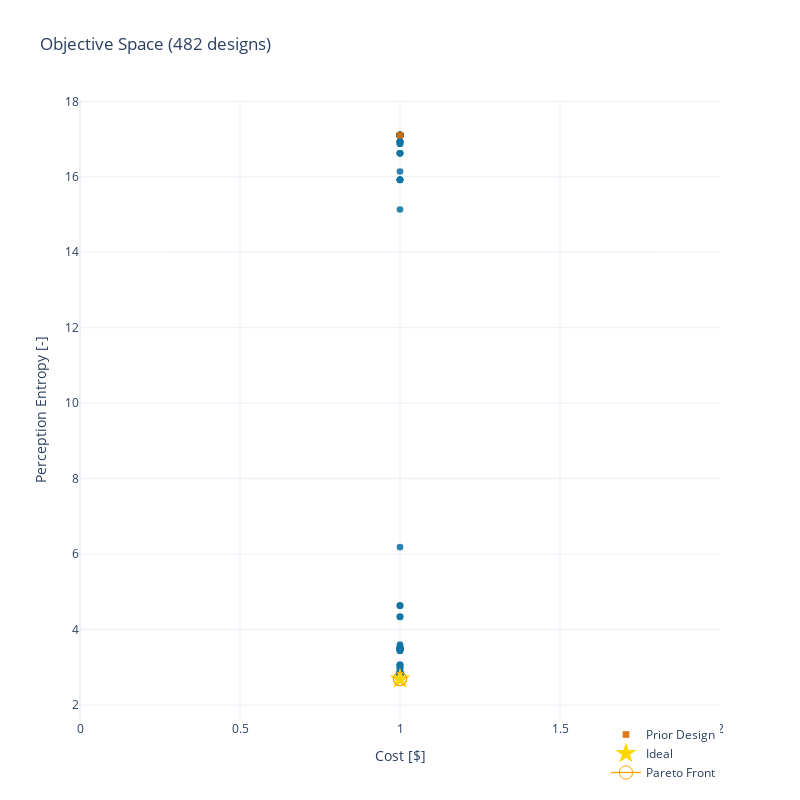

Notebook cell for this chart:
### Markdown cell above
## Plot the tradespace

Conveniently you can do this without the Problem definition, assuming you used the standard problem definition.

### Code cell
g4r_problem.plot_tradespace(df)

### Figure 1 — Plotly figure (JSON) as saved in the notebook; plotly's stock layout.template omitted (floating-point values rounded to 4 significant figures; data arrays with more than 128 entries replaced by an {"elided": "..."} marker saying what was removed)
{"data": [{"customdata": {"elided": "481x1 str values"}, "hovertemplate": "%{customdata[0]}<br>Cost [$]: %{x:.2f}<br>Perception Entropy [-]: %{y:.2f} ", "hovertext": {"elided": "481 str values"}, "legendgroup": "", "marker": {"color": "#1276a4", "opacity": 0.9, "size": 6.667, "symbol": "circle"}, "mode": "markers", "name": "", "orientation": "v", "showlegend": false, "type": "scatter", "x": {"elided": "481 int values"}, "xaxis": "x", "y": {"elided": "481 float values"}, "yaxis": "y"}, {"customdata": ["Name"], "hoverinfo": "text", "hovertemplate": "%{customdata[0]}<br>Cost [$]: %{x:.2f}<br>Perception Entropy [-]: %{y:.2f} ", "marker": {"color": "#dd6b00", "size": 6.667, "symbol": "square"}, "mode": "markers", "name": "Prior Design", "opacity": 0.9, "text": ["Prior Design"], "type": "scatter", "x": [1], "y": [17.1]}, {"hoverinfo": "none", "marker": {"color": "gold", "size": 16, "symbol": "star"}, "mode": "markers", "name": "Ideal", "type": "scatter", "x": [1], "y": [2.689]}, {"hoverinfo": "none", "line": {"color": "orange", "width": 1.333}, "marker": {"color": "orange", "size": 13.33, "symbol": "circle-open"}, "mode": "lines+markers", "name": "Pareto Front", "type": "scatter", "x": [1, 1, 1, 1], "y": [2.689, 2.689, 2.689, 2.689]}], "layout": {"clickmode": "event+select", "height": 800, "hovermode": "closest", "legend": {"tracegroupgap": 0, "x": 1, "xanchor": "right", "y": 0, "yanchor": "top"}, "title": {"text": "Objective Space (482 designs)"}, "width": 800, "xaxis": {"anchor": "y", "domain": [0, 1], "range": [null, null], "title": {"text": "Cost [$]"}}, "yaxis": {"anchor": "x", "domain": [0, 1], "range": [null, null], "title": {"text": "Perception Entropy [-]"}}}}
